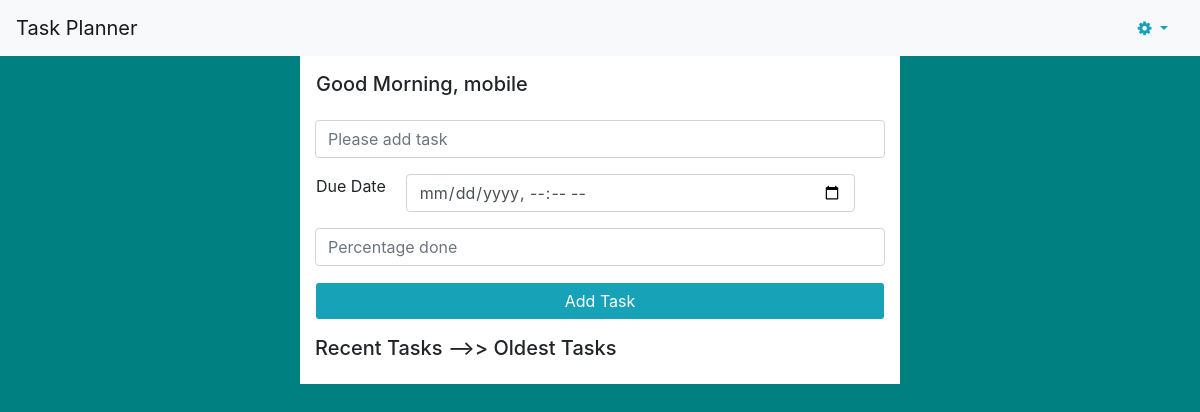
The app's page /dashboard (signed in), older data.
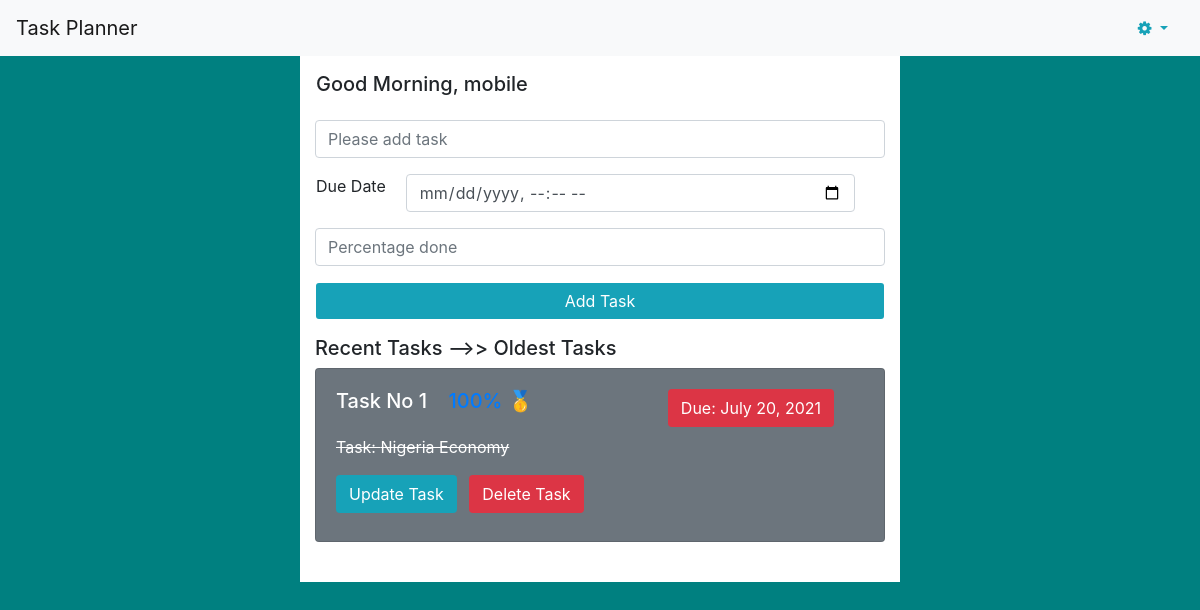
The same page, newer data.
### events/models.py (models this page shows, shortened)
class task(Model):
    user = models.ForeignKey(User, on_delete = models.CASCADE)
    title = models.CharField(max_length = 300)
    completed = models.BooleanField(default = False, blank=True)
    created_at = models.DateTimeField(default = timezone.now, blank=True)
    due_at = models.DateTimeField(blank=True, null=True)
    percentage_completed = models.PositiveIntegerField(default=0)
    remind_at = models.DateTimeField(blank = True, null=True)

### events/views.py (the view)
# urls.py: path('dashboard', home, name = 'home'),
@login_required
def home(request):
    tasks = task.objects.filter(user = request.user).order_by('-due_at')
    now = timezone.now() + timedelta(hours = 1)
    if now.hour < 12:
        greetings = 'Good Morning'
    elif now.hour >= 12 and now.hour < 18:
        greetings = 'Good Afternoon'
    else:
        greetings = 'Good Evening'
    if request.method == 'POST':
        form = taskForm(request.POST)
        if form.is_valid():
            form.save()
            messages.success(request, 'Task added successfully')
            return redirect('home')
    else:
        form = taskForm()
    context = {
        'tasks':tasks, 'form':form, 'greetings':greetings
    }
    return render(request, 'events/home.html', context = context)

### events/forms.py
class taskForm(ModelForm):
    class Meta:
        model = task
        fields = '__all__'

### templates/events/home.html (shortened to what this page needs)
<!DOCTYPE html>
<html lang="en">
<head>
    {% load static %}
    <link rel="stylesheet" href="{% static 'bootstrap/css/bootstrap.min.css'%}">
    <link href="http://cdnjs.cloudflare.com/ajax/libs/font-awesome/4.3.0/css/font-awesome.css" rel="stylesheet"  type='text/css'>
    <link rel="stylesheet" href="{% static 'bootstrap/css/style.css'%}">
</head>
<body>
    {% block content %}
    <nav class="navbar navbar-expand-md navbar-light bg-light fixed-top" >
        <a class="navbar-brand" href="#">Task Planner</a>
        <div class="nav-item dropdown ml-auto">
            <a class="nav-link dropdown-toggle text-info" href="#" id="navbarDropdown" role="button" data-toggle="dropdown" aria-haspopup="true" aria-expanded="false">
              <i class="fa fa-cog " aria-hidden="true"></i>
            </a>
        </div>
      </nav>
    <div class="container-fluid col-10 col-md-6 mx-auto mt-5 bg-white pb-3" id="main" >
        <div class="row pb-3 pt-4">
            <h5 class="text-left ml-3">{{greetings}}, {{request.user.username}}</h5>
        </div>
        <form action="{% url 'home' %}" method="POST" >
            <input type='text' class="form-control  mb-3 " name = 'title' placeholder="Please add task">
            <div class="row col-12   pl-3">
                <label class="col-2 pl-0">Due Date</label>
                <input type='datetime-local' class="form-control  mb-3 col-10" name = 'due_at' placeholder="due date....leave blank if no one">
             </div>
            <input type='number' class="form-control  mb-3 " name = 'percentage_completed' placeholder="Percentage done">
            <input type="submit" value="Add Task" class="btn btn-block form-control bg-info text-white" >
        </form>
        <div class="h5 mt-3">Recent Tasks -->> Oldest Tasks</div>
        {% for task in tasks %}
        <div class="card mb-4 bg-secondary text-white">
            <div class="card-body">
              <div class="row col-12">
                <h5 class="card-title mr-auto"> Task No {{forloop.counter}}  <span class="text-primary ml-3">{{task.percentage_completed}}% </span>{% if task.completed %} 🥇 {% elif task.percentage_completed == 50 %} 🥉 {% elif task.percentage_completed > 50 %} 🥈 {% endif %}</h5>
                {% if task.due_at %}
                <h6 class="bg-danger btn text-white">Due: {{task.due_at.date}}</h6>
                {% else %}
                <h6 class="bg-danger btn text-white">Due: No due date </h6>
                {% endif %}
              </div>
                {% if task.completed == True %}
                <strike>Task: {{task.title}}</strike>
                <div class="mt-3">
                    <a href="{% url 'update_task' task.id %}" class="bg-info text-white btn mb-2 mr-2">Update Task</a> <a href="{% url 'delete_task' task.id%}" class="bg-danger mb-2 text-white btn">Delete Task</a>
                </div>
                {% endif %}
            </div>
          </div>
        {% endfor %}
    </div>
    {% endblock %}
</body>
</html>

Row changes from the older to the newer data that the page shows:
added task: due_at "July 20, 2021", title "Nigeria Economy"
